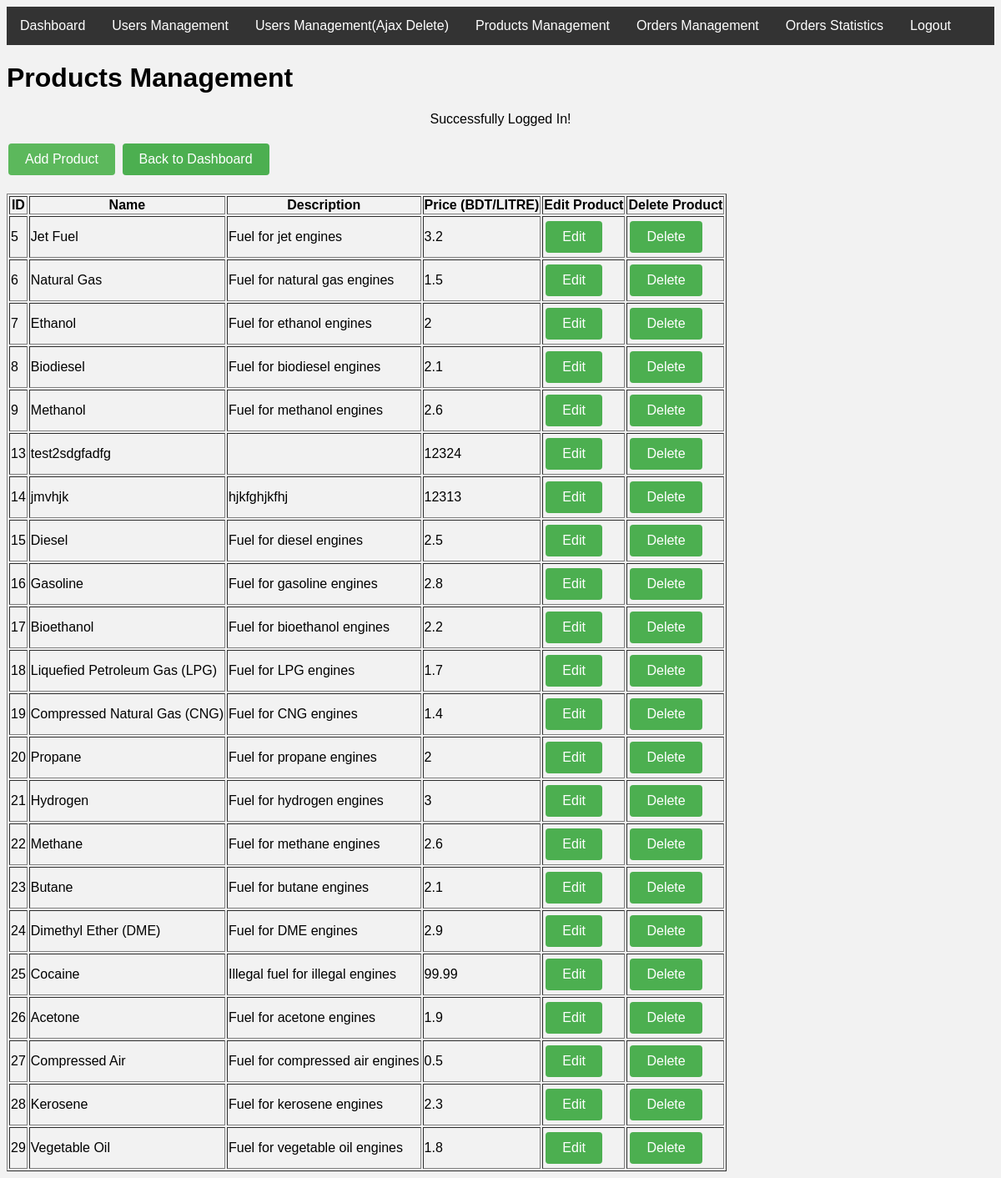
Screenshot of /mvc-oop/View/products-management.php (signed in) with the database file from the repository.
### tables this page shows
CREATE TABLE `products` (
  `product_id` int(11) NOT NULL,
  `name` varchar(50) NOT NULL,
  `description` varchar(255) DEFAULT NULL,
  `price` float NOT NULL,
  `created_at` timestamp NULL DEFAULT current_timestamp(),
  `updated_at` timestamp NULL DEFAULT current_timestamp() ON UPDATE current_timestamp()
);

### mvc-oop/View/products-management.php (the view, shortened to what this page needs)
<?php
    include_once "header.php";
    include_once "navigation-menu.php";
?>
<?php
$db = new DatabaseConnection();
$conn = $db->getConnection();
$sql = "SELECT * FROM products";
$result = mysqli_query($conn, $sql);
$products = array();
if(mysqli_num_rows($result) > 0) {
  while($row = mysqli_fetch_assoc($result)) {
    $products[] = $row;
  }
}
?>
<h1>Products Management</h1>
<?php if (isset($_SESSION['messages'])) : ?>
    <?php foreach ($_SESSION['messages'] as $message) : ?>
      <center>
        <p><?php echo $message; ?></p>
      </center>
    <?php endforeach; ?>
  <?php endif; ?>
<a href="add-product-form.php"><button class="btn btn-success">Add Product</button></a>
<a href="dashboard.php"><button>Back to Dashboard</button></a>
<br>
<br>
<table border="1">
  <thead>
    <tr>
      <th>ID</th>
      <th>Name</th>
      <th>Description</th>
      <th>Price (BDT/LITRE)</th>
      <th>Edit Product
      </th>
      <th>Delete Product</th>
    </tr>
  </thead>
  <tbody>
    <?php foreach($products as $product): ?>
      <tr>
        <td><?php echo $product['product_id']; ?></td>
        <td><?php echo $product['name']; ?></td>
        <td><?php echo $product['description']; ?></td>
        <td><?php echo $product['price']; ?></td>
        <td>
          <a href="edit-product.php?id=<?php echo $product['product_id']; ?>"><button>Edit</button></a>
        </td>
        <td>
          <a href="delete-product.php?id=<?php echo $product['product_id']; ?>"><button>Delete</button></a>
        </td>
      </tr>
    <?php endforeach; ?>
  </tbody>
</table>
</body>
</html>

### mvc-oop/Assets/css/main.css (style rules this page uses)
body { font-family: Arial, sans-serif; background-color: #f2f2f2; }
button { background-color: #4CAF50; border: none; color: white; padding: 10px 20px; text-align: center; text-decoration: none; display: inline-block; font-size: 16px; margin: 4px 2px; cursor: pointer; border-radius: 4px; }
.btn-success { background-color: #5cb85c; }

### rows the page displays
products: product_id "5", name "Jet Fuel", description "Fuel for jet engines", price "3.2"
products: product_id "6", name "Natural Gas", description "Fuel for natural gas engines", price "1.5"
products: product_id "7", name "Ethanol", description "Fuel for ethanol engines", price "2"
products: product_id "8", name "Biodiesel", description "Fuel for biodiesel engines", price "2.1"
products: product_id "9", name "Methanol", description "Fuel for methanol engines", price "2.6"
products: product_id "13", name "test2sdgfadfg", price "12324"
products: product_id "14", name "jmvhjk", description "hjkfghjkfhj", price "12313"
products: product_id "15", name "Diesel", description "Fuel for diesel engines", price "2.5"
products: product_id "16", name "Gasoline", description "Fuel for gasoline engines", price "2.8"
products: product_id "17", name "Bioethanol", description "Fuel for bioethanol engines", price "2.2"
products: product_id "18", name "Liquefied Petroleum Gas (LPG)", description "Fuel for LPG engines", price "1.7"
products: product_id "19", name "Compressed Natural Gas (CNG)", description "Fuel for CNG engines", price "1.4"
products: product_id "20", name "Propane", description "Fuel for propane engines", price "2"
products: product_id "21", name "Hydrogen", description "Fuel for hydrogen engines", price "3"
products: product_id "22", name "Methane", description "Fuel for methane engines", price "2.6"
products: product_id "23", name "Butane", description "Fuel for butane engines", price "2.1"
products: product_id "24", name "Dimethyl Ether (DME)", description "Fuel for DME engines", price "2.9"
products: product_id "25", name "Cocaine", description "Illegal fuel for illegal engines", price "99.99"
products: product_id "26", name "Acetone", description "Fuel for acetone engines", price "1.9"
products: product_id "27", name "Compressed Air", description "Fuel for compressed air engines", price "0.5"
products: product_id "28", name "Kerosene", description "Fuel for kerosene engines", price "2.3"
products: product_id "29", name "Vegetable Oil", description "Fuel for vegetable oil engines", price "1.8"

### other values shown
$message "Successfully Logged In!"
